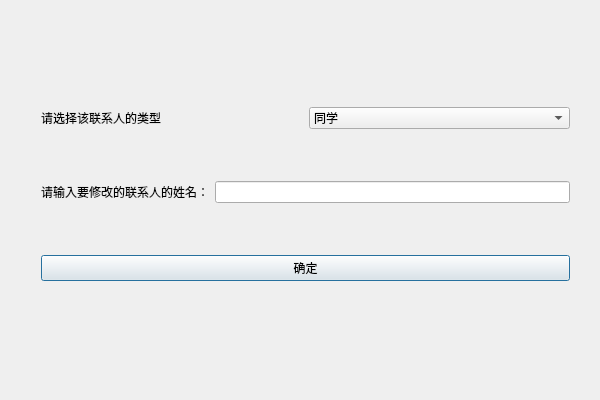
<?xml version="1.0" encoding="UTF-8"?>
<ui version="4.0">
 <class>ModifyDialogClass</class>
 <widget class="QDialog" name="ModifyDialogClass">
  <property name="geometry">
   <rect>
    <x>0</x>
    <y>0</y>
    <width>600</width>
    <height>400</height>
   </rect>
  </property>
  <property name="windowTitle">
   <string>ModifyDialog</string>
  </property>
  <widget class="QWidget" name="">
   <property name="geometry">
    <rect>
     <x>30</x>
     <y>50</y>
     <width>551</width>
     <height>291</height>
    </rect>
   </property>
   <layout class="QVBoxLayout" name="verticalLayout">
    <item>
     <layout class="QHBoxLayout" name="horizontalLayout_2">
      <item>
       <widget class="QLabel" name="label_2">
        <property name="text">
         <string>请选择该联系人的类型</string>
        </property>
       </widget>
      </item>
      <item>
       <widget class="QComboBox" name="comboBox">
        <item>
         <property name="text">
          <string>同学</string>
         </property>
        </item>
        <item>
         <property name="text">
          <string>同事</string>
         </property>
        </item>
        <item>
         <property name="text">
          <string>亲戚</string>
         </property>
        </item>
        <item>
         <property name="text">
          <string>朋友</string>
         </property>
        </item>
       </widget>
      </item>
     </layout>
    </item>
    <item>
     <layout class="QHBoxLayout" name="horizontalLayout">
      <item>
       <widget class="QLabel" name="label">
        <property name="text">
         <string>请输入要修改的联系人的姓名：</string>
        </property>
       </widget>
      </item>
      <item>
       <widget class="QLineEdit" name="edit_name"/>
      </item>
     </layout>
    </item>
    <item>
     <widget class="QPushButton" name="btn_ok">
      <property name="text">
       <string>确定</string>
      </property>
     </widget>
    </item>
   </layout>
  </widget>
 </widget>
 <layoutdefault spacing="6" margin="11"/>
 <resources/>
 <connections/>
</ui>
